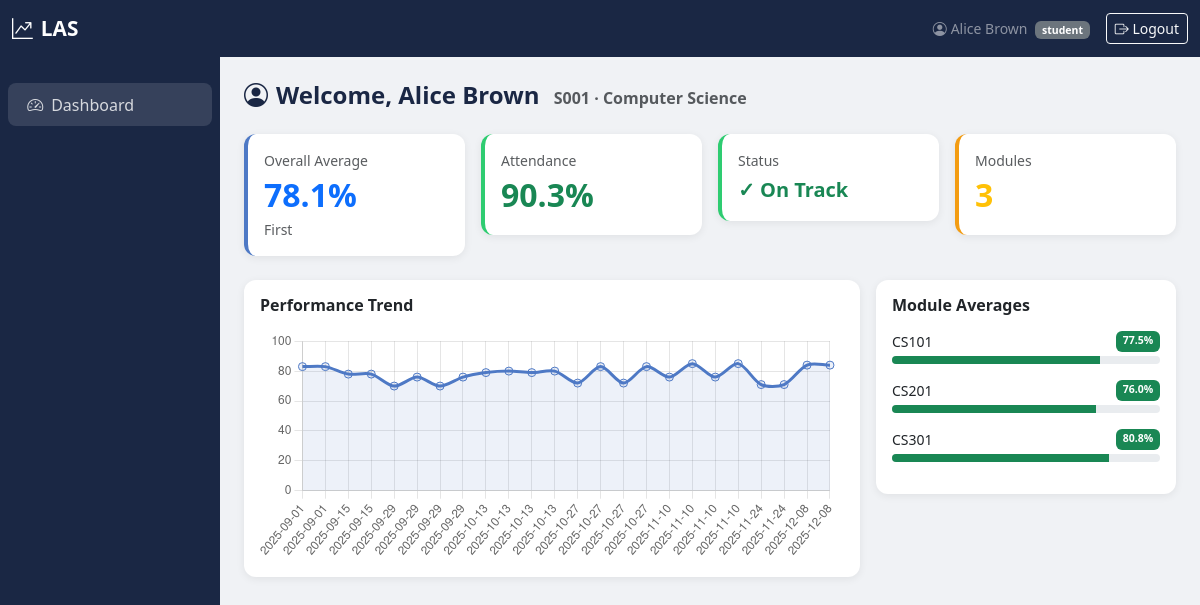
The page /student/dashboard (signed in) on the database its author committed.
### tables this page shows
CREATE TABLE users (
            id INTEGER PRIMARY KEY AUTOINCREMENT,
            username TEXT UNIQUE NOT NULL,
            password TEXT NOT NULL,
            role TEXT NOT NULL CHECK(role IN ('teacher', 'student')),
            full_name TEXT NOT NULL,
            email TEXT
        );

CREATE TABLE students (
            id INTEGER PRIMARY KEY AUTOINCREMENT,
            user_id INTEGER REFERENCES users(id),
            student_number TEXT UNIQUE NOT NULL,
            course TEXT,
            year INTEGER
        );

CREATE TABLE grades (
            id INTEGER PRIMARY KEY AUTOINCREMENT,
            student_id INTEGER REFERENCES students(id),
            module_id INTEGER REFERENCES modules(id),
            assessment_name TEXT NOT NULL,
            score REAL NOT NULL,
            max_score REAL NOT NULL DEFAULT 100,
            date TEXT NOT NULL
        );

CREATE TABLE modules (
            id INTEGER PRIMARY KEY AUTOINCREMENT,
            code TEXT UNIQUE NOT NULL,
            name TEXT NOT NULL,
            teacher_id INTEGER REFERENCES users(id)
        );

### main.py (the view)
@app.route('/student/dashboard')
@login_required
def student_dashboard():
    student = Student.get_by_user_id(session['user_id'])
    if not student:
        flash('Student record not found.', 'danger')
        return redirect(url_for('login'))
    avg = get_student_avg(student['id'])
    attendance = get_attendance_rate(student['id'])
    at_risk, reasons = is_at_risk(student['id'])
    module_avgs = get_module_averages(student['id'])
    dates, scores = get_performance_trend(student['id'])
    return render_template('student_dashboard.html',
        student=student,
        avg=avg,
        attendance=attendance,
        at_risk=at_risk,
        reasons=reasons,
        module_avgs=module_avgs,
        trend_dates=json.dumps(dates),
        trend_scores=json.dumps(scores),
        grade_label=grade_label,
        grade_colour=grade_colour
    )

### analytics.py (called while the page is built)
def _pct(grade_row):
    max_score = grade_row['max_score'] or 100
    return (grade_row['score'] / max_score) * 100

def get_student_avg(student_id):
    grades = Grade.get_by_student(student_id)
    if not grades:
        return 0
    total_pct = sum(_pct(g) for g in grades)
    return round(total_pct / len(grades), 1)

def get_module_averages(student_id):
    grades = Grade.get_by_student(student_id)
    modules = {}
    for g in grades:
        key = g['module_code']
        if key not in modules:
            modules[key] = {'name': g['module_name'], 'percentages': []}
        modules[key]['percentages'].append(_pct(g))
    if not modules:
        return {}
    return {
        k: {
            'name': v['name'],
            'avg': round(sum(v['percentages']) / len(v['percentages']), 1),
            'scores': [round(p, 1) for p in v['percentages']]
        }
        for k, v in modules.items()
    }

def get_attendance_rate(student_id):
    summary = Attendance.get_summary_by_student(student_id)
    if not summary or summary['total'] == 0:
        return 100
    rate = (summary['present'] + summary['late'] * 0.5) / summary['total'] * 100
    return round(rate, 1)

def is_at_risk(student_id):
    avg = get_student_avg(student_id)
    attendance = get_attendance_rate(student_id)
    reasons = []
    if avg < LOW_GRADE_THRESHOLD:
        reasons.append(f"Low average grade ({avg}%)")
    if attendance < LOW_ATTENDANCE_THRESHOLD:
        reasons.append(f"Poor attendance ({attendance}%)")
    grades = Grade.get_by_student(student_id)
    if len(grades) >= 4:
        recent_avg  = sum(_pct(g) for g in grades[-2:]) / 2
        earlier_avg = sum(_pct(g) for g in grades[-4:-2]) / 2
        drop = earlier_avg - recent_avg
        if drop > DECLINE_THRESHOLD:
            reasons.append(f"Declining performance (dropped {round(drop, 1)} points)")
    return len(reasons) > 0, reasons

def get_performance_trend(student_id):
    grades = Grade.get_by_student(student_id)
    dates  = [g['date'] for g in grades]
    scores = [round(_pct(g), 1) for g in grades]
    return dates, scores

### database.py (called while the page is built)
def get_db():
    conn = sqlite3.connect(DATABASE)
    conn.row_factory = sqlite3.Row
    conn.execute("PRAGMA foreign_keys = ON")
    return conn

### utils.py (called while the page is built)
def grade_colour(score):
    if score is None:
        return 'secondary'
    if score >= 70:
        return 'success'
    elif score >= 50:
        return 'warning'
    else:
        return 'danger'

### templates/student_dashboard.html (shortened to what this page needs)
{% extends 'base.html' %}
{% block content %}
<h4 class="page-header mb-4">
    <i class="bi bi-person-circle me-2"></i>Welcome, {{ student.full_name }}
    <small class="text-muted fs-6 ms-2">{{ student.student_number }} · {{ student.course }}</small>
</h4>
<div class="row g-3 mb-4">
    <div class="col-6 col-md-3">
        <div class="card stat-card blue p-3">
            <div class="text-muted small">Overall Average</div>
            <div class="fs-2 fw-bold text-primary">{{ avg }}%</div>
            <div class="small text-muted">{{ grade_label(avg) }}</div>
        </div>
    </div>
    <div class="col-6 col-md-3">
        <div class="card stat-card {{ 'green' if attendance >= 80 else 'orange' if attendance >= 60 else 'red' }} p-3">
            <div class="text-muted small">Attendance</div>
            <div class="fs-2 fw-bold text-{{ 'success' if attendance >= 80 else 'warning' if attendance >= 60 else 'danger' }}">
                {{ attendance }}%
            </div>
        </div>
    </div>
    <div class="col-6 col-md-3">
        <div class="card stat-card {{ 'green' if not at_risk else 'red' }} p-3">
            <div class="text-muted small">Status</div>
            <div class="fs-5 fw-bold mt-1">
                {% if at_risk %}
                <span class="text-danger">⚠ At Risk</span>
                {% else %}
                <span class="text-success">✓ On Track</span>
                {% endif %}
            </div>
        </div>
    </div>
    <div class="col-6 col-md-3">
        <div class="card stat-card orange p-3">
            <div class="text-muted small">Modules</div>
            <div class="fs-2 fw-bold text-warning">{{ module_avgs|length }}</div>
        </div>
    </div>
</div>
<div class="row g-3 mb-4">
    <div class="col-md-8">
        <div class="card p-3">
            <h6 class="fw-semibold mb-3">Performance Trend</h6>
            <div style="height:230px"><canvas id="trendChart"></canvas></div>
        </div>
    </div>
    <div class="col-md-4">
        <div class="card p-3">
            <h6 class="fw-semibold mb-3">Module Averages</h6>
            {% for code, data in module_avgs.items() %}
            <div class="mb-3">
                <div class="d-flex justify-content-between small mb-1">
                    <span>{{ code }}</span>
                    <span class="badge bg-{{ grade_colour(data.avg) }}">{{ data.avg }}%</span>
                </div>
                <div class="progress" style="height:8px">
                    <div class="progress-bar bg-{{ grade_colour(data.avg) }}" style="width:{{ data.avg }}%"></div>
                </div>
            </div>
            {% endfor %}
        </div>
    </div>
</div>
{% endblock %}
{% block scripts %}
<script>
const dates  = {{ trend_dates|safe }};
const scores = {{ trend_scores|safe }};
new Chart(document.getElementById('trendChart'), {
    type: 'line',
    data: {
        labels: dates,
        datasets: [{
            label: 'Score (%)',
            data: scores,
            borderColor: '#4e79c5',
            backgroundColor: 'rgba(78,121,197,0.1)',
            fill: true,
            tension: 0.3,
            pointRadius: 4
        }]
    },
    options: {
        responsive: true, maintainAspectRatio: false,
        plugins: { legend: { display: false } },
        scales: { y: { min: 0, max: 100 } }
    }
});
</script>
{% endblock %}

### templates/base.html (shortened to what this page needs)
<!DOCTYPE html>
<html lang="en">
<head>
    <link href="https://cdn.jsdelivr.net/npm/bootstrap@5.3.0/dist/css/bootstrap.min.css" rel="stylesheet">
    <link href="https://cdn.jsdelivr.net/npm/bootstrap-icons@1.10.5/font/bootstrap-icons.css" rel="stylesheet">
</head>
<body>
<nav class="navbar navbar-expand-lg">
    <div class="container-fluid">
        <a class="navbar-brand" href="{{ url_for('dashboard') }}">
            <i class="bi bi-graph-up-arrow me-2"></i>LAS
        </a>
        <div class="ms-auto d-flex align-items-center gap-3">
            <span class="text-white-50 small">
                <i class="bi bi-person-circle me-1"></i>{{ session.full_name }}
                <span class="badge bg-secondary ms-1">{{ session.role }}</span>
            </span>
            <a href="{{ url_for('logout') }}" class="btn btn-sm btn-outline-light">
                <i class="bi bi-box-arrow-right"></i> Logout
            </a>
        </div>
    </div>
</nav>
<div class="container-fluid p-0">
    <div class="row g-0">
        <div class="col-auto sidebar d-none d-md-block" style="width:220px">
            <nav class="nav flex-column">
                <a class="nav-link {% if request.endpoint == 'teacher_dashboard' or request.endpoint == 'student_dashboard' %}active{% endif %}"
                   href="{{ url_for('dashboard') }}">
                    <i class="bi bi-speedometer2 me-2"></i>Dashboard
                </a>
            </nav>
        </div>
        <div class="col p-4">
            {% block content %}{% endblock %}
        </div>
    </div>
</div>
{% block scripts %}{% endblock %}
</body>
</html>

### templates/base.html (style rules this page uses)
body { background: #f0f2f5; font-family: 'Segoe UI', sans-serif; }
.navbar { background: #1a2744 !important; }
.navbar-brand { font-weight: 700; font-size: 1.3rem; color: #fff !important; }
.nav-link { color: rgba(255,255,255,0.8) !important; }
.sidebar { background: #1a2744; min-height: calc(100vh - 56px); padding-top: 1.5rem; }
.sidebar .nav-link { color: rgba(255,255,255,0.75); padding: .6rem 1.2rem; border-radius: 8px; margin: 2px 8px; }
.sidebar .nav-link:hover, .sidebar .nav-link.active { background: rgba(255,255,255,0.12); color: #fff; }
.sidebar .nav-link i { width: 22px; }
.card { border: none; border-radius: 12px; box-shadow: 0 2px 8px rgba(0,0,0,0.07); }
.stat-card { border-left: 4px solid; }
.stat-card.blue { border-color: #4e79c5; }
.stat-card.green { border-color: #2ecc71; }
.stat-card.orange { border-color: #f39c12; }
.page-header { font-weight: 700; color: #1a2744; }

### rows shown on the page
users: full_name "Alice Brown", role "student"
students: student_number "S001", course "Computer Science"
grades: code "CS101", avg "77.5"
grades: code "CS201", avg "76.0"
grades: code "CS301", avg "80.8"

### other values the page prints
{{ avg }} "78.1"
{{ grade_label(avg) }} "First"
{{ attendance }} "90.3"
{{ module_avgs|length }} "3"
chart data {{ trend_scores|safe }} [83.0, 83.0, 78.0, 78.0, 70.0, 76.0, 70.0, 76.0, 79.0, 80.0, 79.0, 80.0, 72.0, 83.0, 72.0, 83.0, 76.0, 85.0, 76.0, 85.0, 71.0, 71.0, 84.0, 84.0]
